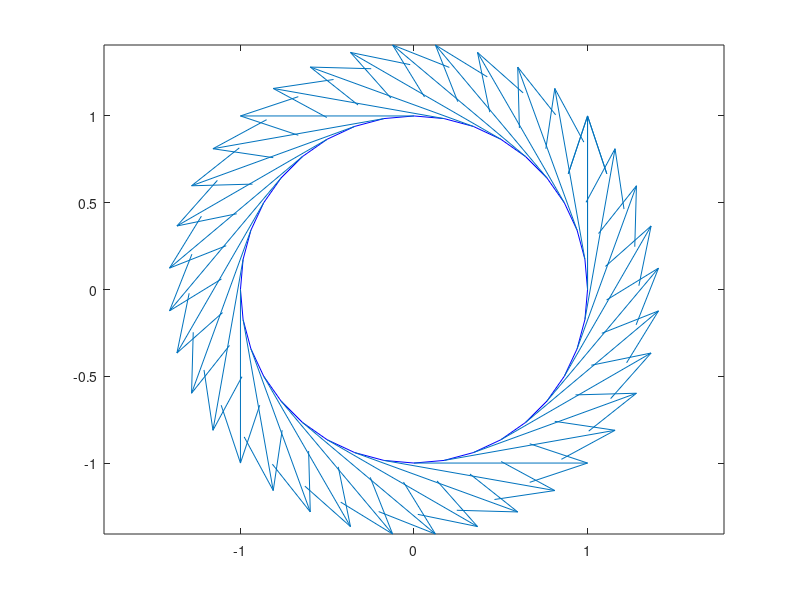

Source code (MATLAB): (Note: this script raises an error after producing the figure.)
t = [0:36]';
w = pi/18
R = 1.0
n = length(t)


x = R * cos(w * t);
y = R * sin(w * t);
theta = w * t + pi/2;
theta_ref = theta;
w_ref = w * ones(length(t),1);

figure(1)
plot(x,y,'-b')
hold on
quiver(x,y,cos(theta),sin(theta),0)
hold off
axis equal


theta_measure = theta + randn(n,1)*pi/(4*18);
quat_measure=[]
quat_est=[]
for i=1:n
    quat_measure = [quat_measure;quat_from_rpy(0,0,theta_measure(i))]
    quat_est = [quat_est;quat_from_rpy(randn()*0.1,randn()*0.1,theta_measure(i)+randn()*0.1)]
end

figure(2)
plot(x,y,'-b')
hold on
quiver(x,y,cos(theta_measure),sin(theta_measure),0)
hold off
axis equal


quat_est = quat_measure;
w_est = [diff(theta_measure);0];
omega_est = [];
for i=1:n
    omega_est = [omega_est;0;0;w_est(i)];
end
omega_est = omega_est + randn(size(omega_est))*0.1;

figure(3);
plot(t,w_ref,'b',t,w_est,'r')

figure(4);
plot(t,theta_est - theta_ref,'b')

X = [quat_est;omega_est];
Z = quat_measure;

f=@(x)potential_angle(x,Z);
% matlab only
% Xopt = lsqnonlin(f,X,[],[],OPTIONS);
Xopt = lm_angle(f,X,1e-4)

theta_opt=Xopt(1:n)
w_opt=Xopt(n+1:2*n)

figure(3);
plot(t,w_ref,'b',t,w_est,'r',t,w_opt,'g')

figure(4);
plot(t,theta_est - theta_ref,'b',t,theta_opt-theta_ref,'g')

figure(1)
plot(x,y,'-b')
hold on
quiver(x,y,cos(theta_opt),sin(theta_opt),0)
hold off
axis equal

